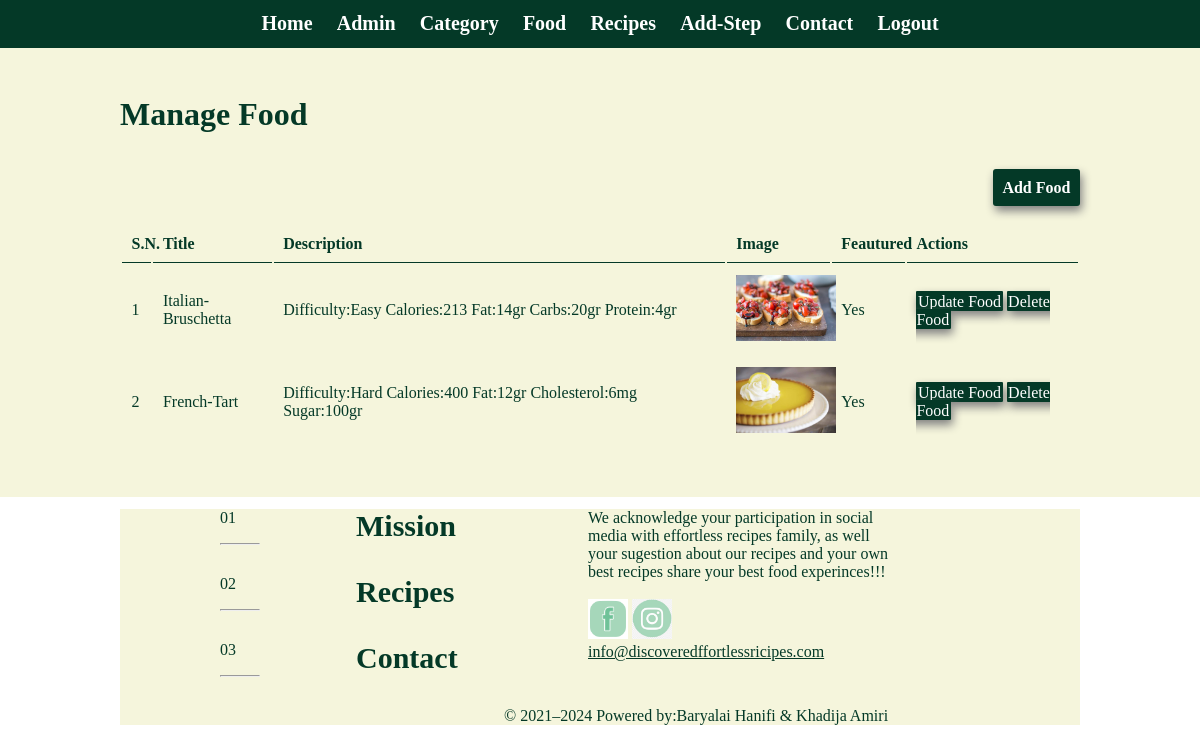
The app's page /admin/manage-food.php (signed in) with its own data.
### tables this page shows
CREATE TABLE `tbl_food` (
  `id` int(10) UNSIGNED NOT NULL,
  `title` varchar(100) NOT NULL,
  `description` text NOT NULL,
  `image_name` varchar(255) NOT NULL,
  `featured` varchar(10) NOT NULL,
  `recipe_id` int(10) DEFAULT NULL
);

### admin/manage-food.php (the view, shortened to what this page needs)
<?php
	include('./partiales/menu.php');
?>
	<div class="backend-main">
		<div class="wrapper ">
		     <h1>Manage Food</h1>
		      <br><br>
		     <a href="<?php echo SITEURL;?>admin/add-food.php" class="btn-primary">Add Food</a>
		     <br><br><br>
		     <table class="tbl-full">
		     	<tr>
		     		<th>S.N.</th>
		     		<th>Title</th>
		     		<th>Description</th>
		     		<th>Image</th>
		     		<th>Feautured</th>
		     		<th>Actions</th>
		     	</tr>
		     	<?php
		     	$sql = "SELECT * FROM tbl_food";
		     	$result = mysqli_query($conn,$sql);
		     	$count = mysqli_num_rows($result);
		     	$sn = 1;
		     	if ($count>0) {
		     		while ($row = mysqli_fetch_assoc($result)) {
		     			$id = $row['id'];
		     			$title = $row['title'];
		     			$description = $row['description'];
		     			$image_name = $row['image_name'];
		     			$featured = $row['featured'];
		     			?>
		     			<tr>
		     			<td><?php echo $sn++;  ?></td>
		     			<td><?php echo $title;  ?></td>
		     			<td><?php echo $description;  ?></td>
		     			<td>
		     				<?php
		     				if ($image_name == "") {
		     					echo "<div class = 'error'>Image not added yet.</div>";
		     				}else{
		     					?>
		     					<img src="<?php echo SITEURL; ?>images/food/<?php echo $image_name;  ?>" width = "100px">
		     					<?php
		     				}
		     			  ?>
		     			 </td>
		     			<td><?php echo $featured;  ?></td>
		     			<td>
		     			<a href="<?php echo SITEURL; ?>admin/update-food.php?id=<?php echo $id;?>&image_name=<?php echo $image_name;?>" class="btn-secondary">Update Food</a>
		     			<a href="<?php echo SITEURL; ?>admin/delete-food.php?id=<?php echo $id;?>&image_name=<?php echo $image_name;?>" class="btn-danger">Delete Food</a>
		     		</td>
		     	</tr>
		     			<?php
		     		}
		     	}else{
		     		echo "<tr><td colspan = '7' class = 'error'>Food not added yet.</td></tr>";
		     	}
                ?>
		     </table>
	    </div>
	</div>
	<?php
	include('./partiales/footer.php');
	?>

### css/frontend.css (style rules this page uses)
* { margin:0; padding: 0; font-size: relative; }

### css/backend.css (style rules this page uses)
* { margin:0; padding: 0; color:#043927; font-family: "Times New Roman",Times,serif; }
.wrapper { padding: 1%; width: 80%; margin: 0 auto; }
.tbl-full { width: 100%; }
table tr th { border-bottom: 1px solid #043927; padding: 1%; text-align: left; }
table tr td { padding: 1%; }
.btn-primary { background-color:#043927; color: white; padding: 1%; text-decoration: none; float: right; font-weight: bold; border-radius: 3px; box-shadow: 2px 5px 10px grey; }
.btn-secondary { background-color:#043927; color: white; padding: 1%; text-decoration: none; border-radius: 1px; box-shadow: 2px 5px 10px grey; }
.btn-danger { background-color:#043927; color: white; padding: 1%; text-decoration: none; border-radius: 1px; box-shadow: 2px 5px 10px grey; }
.backend-main { background-color:#f5f5dc; color: white; padding: 3% 0; }

### records on screen
tbl_food: title "Italian-Bruschetta", description "Difficulty:Easy Calories:213 Fat:14gr Carbs:20gr Protein:4gr", image_name (picture), featured "Yes"
tbl_food: title "French-Tart", description "Difficulty:Hard Calories:400 Fat:12gr Cholesterol:6mg Sugar:100gr", image_name (picture), featured "Yes"

### other values on screen
$startYear "2021"
